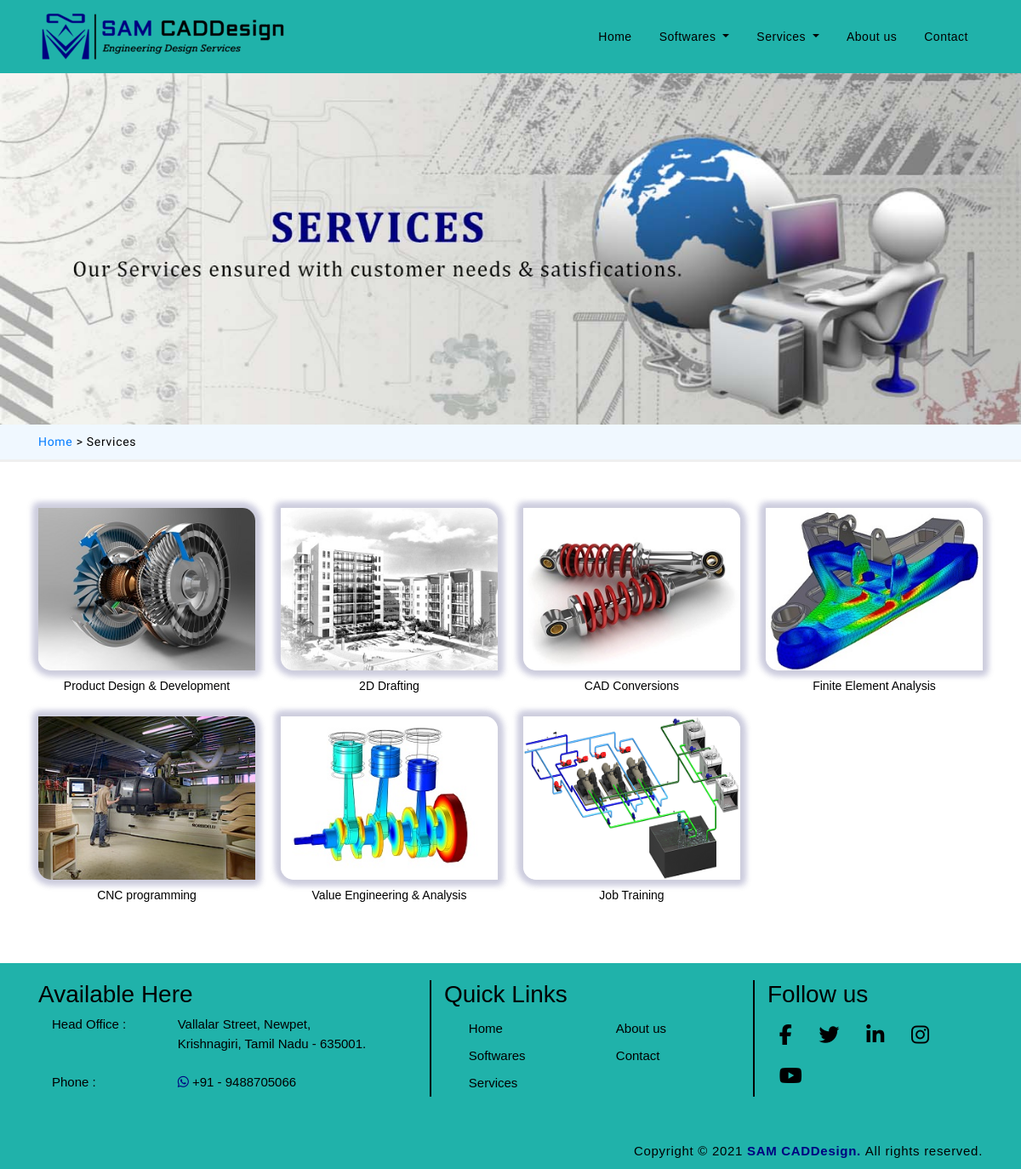
/services, run on the app's committed database.
### website/models.py (models this page shows, shortened)
class services (models.Model):
    services_active = models.BooleanField(default=True)
    name = models.CharField(max_length=50, null=True)
    percentage = models.CharField(default=True, max_length=3)
    thumb_image = models.ImageField()
    name_active = models.BooleanField(default=True)
    description_1 = models.TextField()
    description_2 = models.TextField(null=True, blank=True)
    description_3 = models.TextField(null=True, blank=True)
    head_1 = models.CharField(max_length=100, null=True)
    head_1_info = models.TextField(null=True)
    image_active = models.BooleanField(default=True)
    image_1 = models.ImageField()
    image_2 = models.ImageField()
    head_2 = models.CharField(max_length=100, null=True)
    head_2_info = models.TextField(null=True)

### website/views.py (the view)
# urls.py: path('services', services_view, name="services"),
def services_view(request):
    instance = services.objects.all()
    instance_1 = softwares.objects.all()
    context = {
        "services": instance,
        'softwares': instance_1,
        "title": "Services",
    }
    return render(request, "services.html", context)

### templates/services.html
{% extends 'base.html'%}
{%load static%}
{%block content%}
    <main>
        <div id="slider">
            <div id="header-slider" class="carousel slide corousel-fade" data-ride="carousel">
                <div id="carouselExampleSlidesOnly" class="carousel slide" data-ride="carousel">
                    <div class="carousel-inner">
                        <div class="carousel-item active">
                            <img class="d-block w-100" src="../static/images/body-slider-5.jpg" alt="serivices-image">
                        </div>
                    </div>
                </div>
            </div>
        </div>
    </main>
    <section id="links">
        <div class="container">
            <a href="{% url 'home' %}"> Home </a> > {{title}}
        </div>
    </section><br>
    <section id="services">
        <div class="container-fluid home-product">
            <div class="container">
                <div class="row">
                    {% for data in services %}
                        {%if data.services_active%}
                        <div class="col-md-3 col-xs-6 box">
                            <div class="img-box">
                                <a href="{% url 'services_id' data.id%}">
                                    <img src="{{data.thumb_image.url}}" alt="{{data.name}}" class="img-responsive" title="{{data.name}}">
                                </a>
                            </div>
                            <a href="{% url 'services_id' data.id%}">{{data.name}}</a>
                        </div>
                        {%endif%}
                    {%endfor%}
                </div>
            </div>
        </div>
    </section><br>
{%endblock content%}

### static/css/main.css (style rules this page uses)
* { margin: 0; padding: 0; }
#slider { position: relative; background: -webkit-linear-gradient(85deg, rgb(119, 114, 114, 0.5), rgb(255, 255, 255, 1)); }
#services .container { padding-top: 30px; padding-bottom: 20px; }
#services .row a { text-align: center; color: black; font-family: 'Aldrich', sans-serif; font-size: 14px; }
#services .box { text-align: center; margin-bottom: 25px; }
#services .box img { width: 100%; height: 100%; }
#services .box .img-box { position: relative; overflow: hidden; margin: 0 0 5px 0; border-radius: 0 15px 0 15px; box-shadow: 0 0 8px 4px rgba(225, 225, 225, 0.8), 0 0 8px 4px rgba(0, 0, 128, 0.4); }
#services .box .img-box img { max-width: 100%; transition: transform 0.75s; }
#links { background-color: aliceblue; border-bottom: 3px solid #efefef; }
#links .container { padding: 10px 0px 10px 15px; font-family: 'Andada', serif; color: black; font-size: 14px; letter-spacing: 0.7px; }

### data on the page
services: thumb_image (picture), name "Product Design & Development"
services: thumb_image (picture), name "2D Drafting"
services: thumb_image (picture), name "CAD Conversions"
services: thumb_image (picture), name "Finite Element Analysis"
services: thumb_image (picture), name "CNC programming"
services: thumb_image (picture), name "Value Engineering & Analysis"
services: thumb_image (picture), name "Job Training"

### other printed values
{{ title }} "Services"
